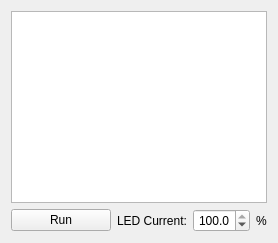
      <widget class="QWidget" name="calibration_tab">
       <attribute name="title">
        <string>Calibration</string>
       </attribute>
       <layout class="QGridLayout" name="gridLayout_7" columnstretch="10,0,0,0">
        <item row="2" column="0">
         <widget class="QPushButton" name="calibration_run_button">
          <property name="toolTip">
           <string>Press to start/stop LED driver and plot of resulting LED current.</string>
          </property>
          <property name="text">
           <string>Run</string>
          </property>
         </widget>
        </item>
        <item row="2" column="3">
         <widget class="QLabel" name="calibration_current_label2">
          <property name="toolTip">
           <string>Active LED current as a percent of the set current limit.</string>
          </property>
          <property name="text">
           <string>%</string>
          </property>
         </widget>
        </item>
        <item row="2" column="2">
         <widget class="QDoubleSpinBox" name="calibration_current_box">
          <property name="enabled">
           <bool>true</bool>
          </property>
          <property name="toolTip">
           <string>Active LED current as a percent of the set current limit.</string>
          </property>
          <property name="alignment">
           <set>Qt::AlignRight|Qt::AlignTrailing|Qt::AlignVCenter</set>
          </property>
          <property name="decimals">
           <number>1</number>
          </property>
          <property name="minimum">
           <double>0.000000000000000</double>
          </property>
          <property name="value">
           <double>100.000000000000000</double>
          </property>
         </widget>
        </item>
        <item row="0" column="0" colspan="4">
         <widget class="PlotWidget" name="calibration_plot_window">
          <property name="toolTip">
           <string>Plot of LED current response to two 300 µs square-wave pulses, sampled at 1.1 MHz.</string>
          </property>
          <property name="sceneRect">
           <rectf>
            <x>0.000000000000000</x>
            <y>0.000000000000000</y>
            <width>0.000000000000000</width>
            <height>0.000000000000000</height>
           </rectf>
          </property>
         </widget>
        </item>
        <item row="2" column="1">
         <widget class="QLabel" name="calibration_current_label1">
          <property name="toolTip">
           <string>Active LED current as a percent of the set current limit.</string>
          </property>
          <property name="text">
           <string>LED Current:</string>
          </property>
          <property name="alignment">
           <set>Qt::AlignLeading|Qt::AlignLeft|Qt::AlignVCenter</set>
          </property>
         </widget>
        </item>
       </layout>
      </widget>
